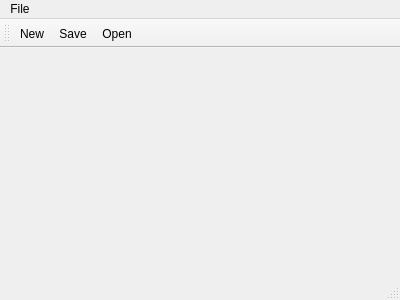
<?xml version="1.0" encoding="UTF-8"?>
<ui version="4.0">
 <class>MainWindow</class>
 <widget class="QMainWindow" name="MainWindow">
  <property name="geometry">
   <rect>
    <x>0</x>
    <y>0</y>
    <width>400</width>
    <height>300</height>
   </rect>
  </property>
  <property name="windowTitle">
   <string>MainWindow</string>
  </property>
  <widget class="QWidget" name="centralWidget"/>
  <widget class="QMenuBar" name="menuBar">
   <property name="geometry">
    <rect>
     <x>0</x>
     <y>0</y>
     <width>400</width>
     <height>20</height>
    </rect>
   </property>
   <widget class="QMenu" name="menuFile">
    <property name="title">
     <string>File</string>
    </property>
    <addaction name="actionNew"/>
    <addaction name="actionOpen"/>
    <addaction name="actionSave"/>
   </widget>
   <addaction name="menuFile"/>
  </widget>
  <widget class="QToolBar" name="mainToolBar">
   <attribute name="toolBarArea">
    <enum>TopToolBarArea</enum>
   </attribute>
   <attribute name="toolBarBreak">
    <bool>false</bool>
   </attribute>
   <addaction name="actionNew"/>
   <addaction name="actionSave"/>
   <addaction name="actionOpen"/>
  </widget>
  <widget class="QStatusBar" name="statusBar"/>
  <action name="actionNew">
   <property name="icon">
    <iconset resource="myres.qrc">
     <normaloff>:/Images/blankpage.png</normaloff>:/Images/blankpage.png</iconset>
   </property>
   <property name="text">
    <string>New</string>
   </property>
  </action>
  <action name="actionOpen">
   <property name="icon">
    <iconset resource="myres.qrc">
     <normaloff>:/Images/folder.png</normaloff>:/Images/folder.png</iconset>
   </property>
   <property name="text">
    <string>Open</string>
   </property>
  </action>
  <action name="actionSave">
   <property name="icon">
    <iconset resource="myres.qrc">
     <normaloff>:/Images/disk.png</normaloff>:/Images/disk.png</iconset>
   </property>
   <property name="text">
    <string>Save</string>
   </property>
  </action>
 </widget>
 <layoutdefault spacing="6" margin="11"/>
 <resources>
  <include location="myres.qrc"/>
 </resources>
 <connections/>
</ui>
